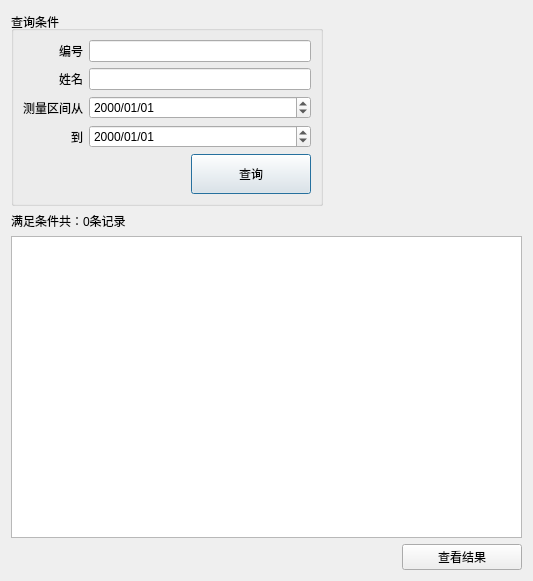
<?xml version="1.0" encoding="UTF-8"?>
<ui version="4.0">
 <class>MedicalRecordDlg</class>
 <widget class="QWidget" name="MedicalRecordDlg">
  <property name="geometry">
   <rect>
    <x>0</x>
    <y>0</y>
    <width>533</width>
    <height>581</height>
   </rect>
  </property>
  <property name="windowTitle">
   <string>Form</string>
  </property>
  <layout class="QGridLayout" name="gridLayout_2">
   <item row="0" column="0">
    <widget class="QSplitter" name="splitter">
     <property name="styleSheet">
      <string notr="true"/>
     </property>
     <property name="frameShape">
      <enum>QFrame::NoFrame</enum>
     </property>
     <property name="frameShadow">
      <enum>QFrame::Raised</enum>
     </property>
     <property name="orientation">
      <enum>Qt::Horizontal</enum>
     </property>
     <property name="opaqueResize">
      <bool>true</bool>
     </property>
     <property name="handleWidth">
      <number>5</number>
     </property>
     <widget class="QGroupBox" name="groupBox">
      <property name="minimumSize">
       <size>
        <width>100</width>
        <height>0</height>
       </size>
      </property>
      <property name="title">
       <string>查询条件</string>
      </property>
      <property name="alignment">
       <set>Qt::AlignLeading|Qt::AlignLeft|Qt::AlignVCenter</set>
      </property>
      <layout class="QGridLayout" name="gridLayout">
       <item row="0" column="0">
        <widget class="QLabel" name="label">
         <property name="text">
          <string>编号</string>
         </property>
         <property name="alignment">
          <set>Qt::AlignRight|Qt::AlignTrailing|Qt::AlignVCenter</set>
         </property>
        </widget>
       </item>
       <item row="0" column="1">
        <widget class="QLineEdit" name="m_pedPersonNo">
         <property name="toolTip">
          <string>患者编号</string>
         </property>
         <property name="whatsThis">
          <string>患者编号</string>
         </property>
         <property name="clearButtonEnabled">
          <bool>true</bool>
         </property>
        </widget>
       </item>
       <item row="1" column="0">
        <widget class="QLabel" name="label_2">
         <property name="text">
          <string>姓名</string>
         </property>
         <property name="alignment">
          <set>Qt::AlignRight|Qt::AlignTrailing|Qt::AlignVCenter</set>
         </property>
        </widget>
       </item>
       <item row="1" column="1">
        <widget class="QLineEdit" name="m_pedName">
         <property name="clearButtonEnabled">
          <bool>true</bool>
         </property>
        </widget>
       </item>
       <item row="2" column="0">
        <widget class="QLabel" name="label_3">
         <property name="text">
          <string>测量区间从</string>
         </property>
         <property name="alignment">
          <set>Qt::AlignRight|Qt::AlignTrailing|Qt::AlignVCenter</set>
         </property>
        </widget>
       </item>
       <item row="3" column="0">
        <widget class="QLabel" name="label_4">
         <property name="text">
          <string>到</string>
         </property>
         <property name="alignment">
          <set>Qt::AlignRight|Qt::AlignTrailing|Qt::AlignVCenter</set>
         </property>
        </widget>
       </item>
       <item row="4" column="0" colspan="2">
        <layout class="QHBoxLayout" name="horizontalLayout">
         <item>
          <spacer name="horizontalSpacer">
           <property name="orientation">
            <enum>Qt::Horizontal</enum>
           </property>
           <property name="sizeHint" stdset="0">
            <size>
             <width>168</width>
             <height>37</height>
            </size>
           </property>
          </spacer>
         </item>
         <item>
          <widget class="QPushButton" name="m_pbtnQuery">
           <property name="sizePolicy">
            <sizepolicy hsizetype="Fixed" vsizetype="Fixed">
             <horstretch>0</horstretch>
             <verstretch>0</verstretch>
            </sizepolicy>
           </property>
           <property name="minimumSize">
            <size>
             <width>120</width>
             <height>40</height>
            </size>
           </property>
           <property name="text">
            <string>查询</string>
           </property>
           <property name="default">
            <bool>true</bool>
           </property>
          </widget>
         </item>
        </layout>
       </item>
       <item row="3" column="1">
        <widget class="QDateEdit" name="m_pEndTime">
         <property name="currentSection">
          <enum>QDateTimeEdit::DaySection</enum>
         </property>
         <property name="displayFormat">
          <string>yyyy/MM/dd</string>
         </property>
        </widget>
       </item>
       <item row="2" column="1">
        <widget class="QDateEdit" name="m_pStartTime">
         <property name="currentSection">
          <enum>QDateTimeEdit::YearSection</enum>
         </property>
         <property name="displayFormat">
          <string>yyyy/MM/dd</string>
         </property>
        </widget>
       </item>
      </layout>
     </widget>
    </widget>
   </item>
   <item row="0" column="1">
    <spacer name="horizontalSpacer_3">
     <property name="orientation">
      <enum>Qt::Horizontal</enum>
     </property>
     <property name="sizeHint" stdset="0">
      <size>
       <width>149</width>
       <height>20</height>
      </size>
     </property>
    </spacer>
   </item>
   <item row="1" column="0">
    <widget class="QLabel" name="m_plblTotalRecord">
     <property name="text">
      <string>满足条件共：0条记录</string>
     </property>
    </widget>
   </item>
   <item row="2" column="0" colspan="2">
    <widget class="QTreeView" name="m_pQueryResultView">
     <property name="frameShape">
      <enum>QFrame::StyledPanel</enum>
     </property>
     <property name="frameShadow">
      <enum>QFrame::Sunken</enum>
     </property>
     <property name="lineWidth">
      <number>1</number>
     </property>
     <property name="midLineWidth">
      <number>0</number>
     </property>
     <property name="verticalScrollBarPolicy">
      <enum>Qt::ScrollBarAsNeeded</enum>
     </property>
     <property name="horizontalScrollBarPolicy">
      <enum>Qt::ScrollBarAsNeeded</enum>
     </property>
     <property name="indentation">
      <number>0</number>
     </property>
    </widget>
   </item>
   <item row="3" column="0" colspan="2">
    <layout class="QHBoxLayout" name="horizontalLayout_2">
     <item>
      <spacer name="horizontalSpacer_2">
       <property name="orientation">
        <enum>Qt::Horizontal</enum>
       </property>
       <property name="sizeHint" stdset="0">
        <size>
         <width>40</width>
         <height>20</height>
        </size>
       </property>
      </spacer>
     </item>
     <item>
      <widget class="QPushButton" name="m_pbtnShowDetail">
       <property name="minimumSize">
        <size>
         <width>120</width>
         <height>0</height>
        </size>
       </property>
       <property name="text">
        <string>查看结果</string>
       </property>
      </widget>
     </item>
    </layout>
   </item>
  </layout>
 </widget>
 <tabstops>
  <tabstop>m_pedPersonNo</tabstop>
  <tabstop>m_pedName</tabstop>
  <tabstop>m_pEndTime</tabstop>
 </tabstops>
 <resources/>
 <connections/>
</ui>
